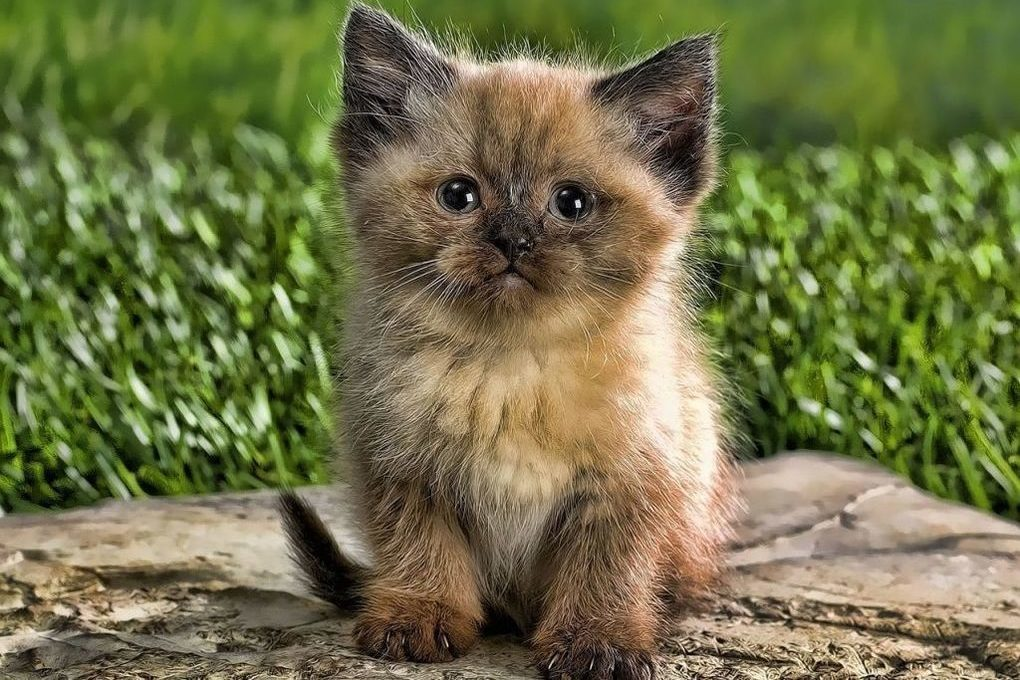
#> input picture 1.jpg, 1020 x 680 px
$ python task2.py
#> lines starting #> are read from the running program, lines starting #| are printed output that depends on the picture
import cv2

img2=cv2.imread(r"1.jpg", cv2.IMREAD_GRAYSCALE)
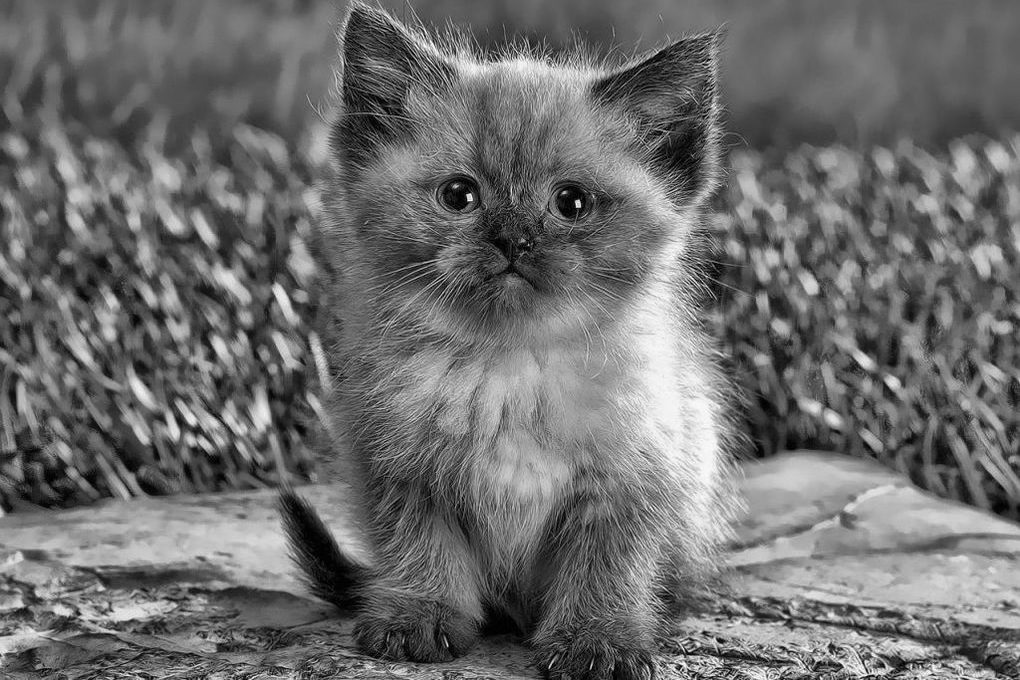
#> img2: shape (680, 1020); min 0, max 255, mean 109.7
img3=cv2.imread(r"1.jpg", cv2.IMREAD_UNCHANGED)
#> img3 is the input picture: shape (680, 1020, 3); mean B, G, R 72, 115.2, 113.4
img4=cv2.imread(r"1.jpg", cv2.IMREAD_REDUCED_COLOR_4 )
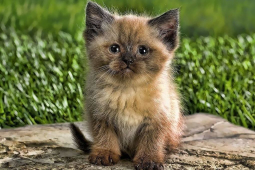
#> img4: shape (170, 255, 3); mean B, G, R 71.9, 115.1, 113.4

cv2.namedWindow('normal', cv2.WINDOW_NORMAL)
cv2.namedWindow('autosize', cv2.WINDOW_AUTOSIZE)
cv2.namedWindow('fullscreen', cv2.WINDOW_FULLSCREEN)

cv2.imshow('normal', img2)
cv2.imshow('autosize', img3)
cv2.imshow('fullscreen', img4)
cv2.waitKey(0)
cv2.destroyAllWindows()
